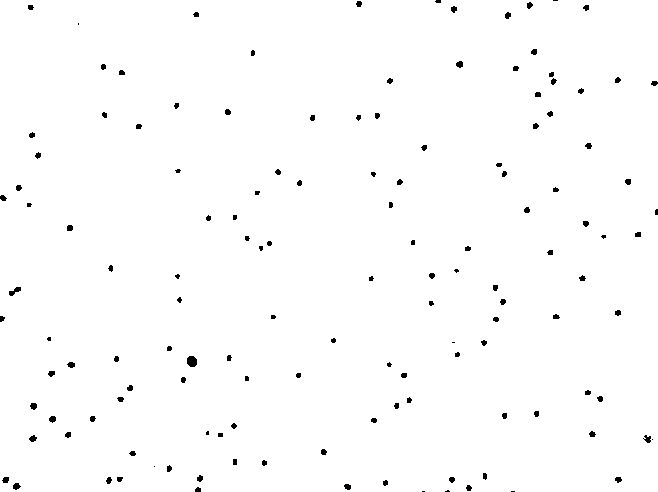
#> input picture 1.jpg, 658 x 492 px
$ python Projeto.py
#> lines starting #> are read from the running program, lines starting #| are printed output that depends on the picture; after the words box and inside, x2 and y2 are one past the last pixel; in counts of white or black regions, pixels touching at a corner belong together
import cv2
import imutils
import numpy as np
import matplotlib.pyplot as plt
from tkinter import *
import tkinter.filedialog
from openpyxl import Workbook
wb = Workbook()

#O arquivo será a imagem cuja escolheu na interface grafica
arquivo = tkinter.filedialog.askopenfilenames()
#> the answer given: 1.jpg
#> further down, imagem is the input picture: shape (492, 658, 3); min 0, max 255, mean 252.2

soma=0
qtd =0
i=0
q=1
media=0.0


def display(img, count, cmap="gray"):
#Essa funçao tem o objetivo de mostrar a imagem pronta com os resultados de rastreamento e contagem
        f, axs = plt.subplots(1,2, figsize=(12, 5))
        axs[0].imshow(img, cmap="gray")
        axs[1].imshow(img, cmap="gray")
        axs[1].set_title("Contador = {}".format(count))

        #segunda imagem


def img2(figura, posicaofigura):
#essa funçao é a principal e tem o objetivo de fazer o tratamento de imagem,contador e o rastreamento dos objetos
#> called with posicaofigura = 0
    global media
    global soma
    wb.create_sheet("Imagem")
    #planilha = wb.worksheets[0]
    if posicaofigura == 0:
        planilha = wb["Imagem"]
    else:
        titulo = "Imagem" + str(posicaofigura)
        planilha = wb[titulo]


    #image = cv2.imread(arquivo[i])
    image = figura
    image = cv2.resize(image, (3000, 3000), interpolation=cv2.INTER_AREA)
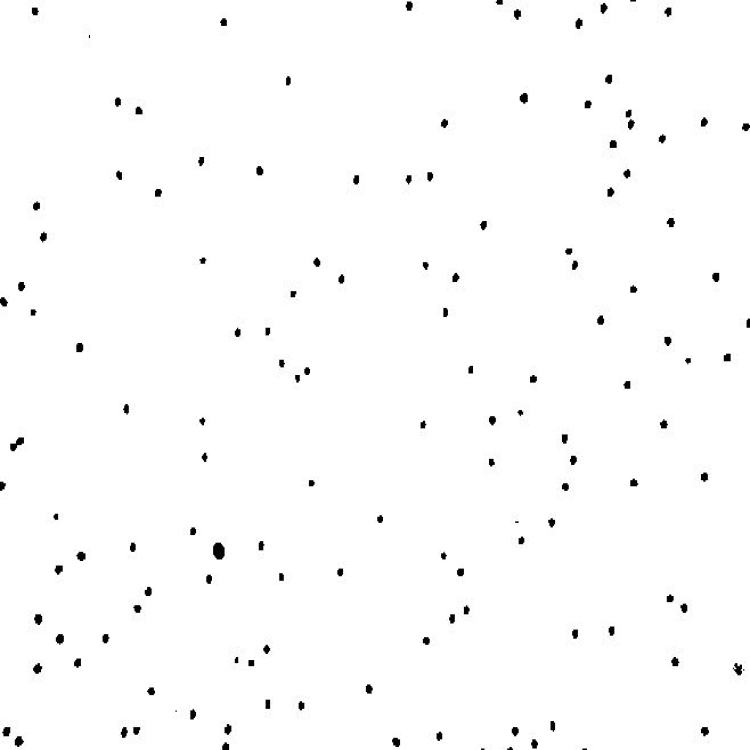
#> image: shape (3000, 3000, 3) (shown at 1/4 size); min 0, max 255, mean 252.2

    image_blur = cv2.medianBlur(image, 25)
    image_blur_gray = cv2.cvtColor(image_blur, cv2.COLOR_BGR2GRAY)
    image_res, image_thresh = cv2.threshold(image_blur_gray, 240, 250, cv2.THRESH_BINARY_INV)
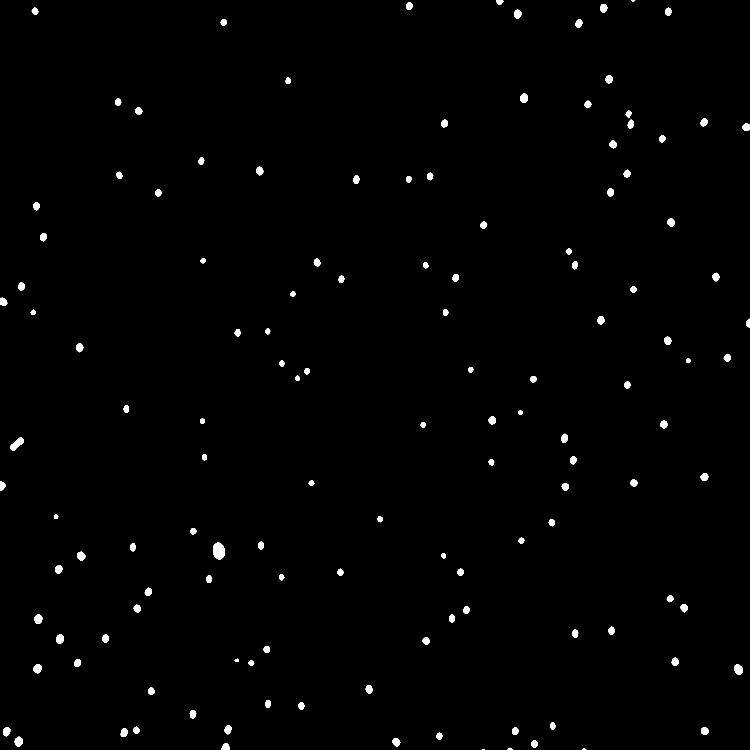
#> image_thresh: shape (3000, 3000) (shown at 1/4 size); values 0 (black) and 250 (white), 0.85% white; 133 white regions, largest, box (x1, y1, x2, y2) and area: (852, 2170, 899, 2238) 2477, (41, 1750, 96, 1803) 1419, (2937, 2658, 2970, 2700) 1054
    kernel = np.ones((5, 5), np.uint8)

    opening = cv2.morphologyEx(image_thresh, cv2.MORPH_OPEN, kernel)
#> opening: shape (3000, 3000); values 0 (black) and 250 (white), 0.84% white; 133 white regions, largest, box (x1, y1, x2, y2) and area: (852, 2171, 899, 2237) 2469, (41, 1750, 95, 1802) 1413, (2937, 2658, 2970, 2699) 1052

    dilatacao= cv2.dilate(opening,kernel, iterations = 8)
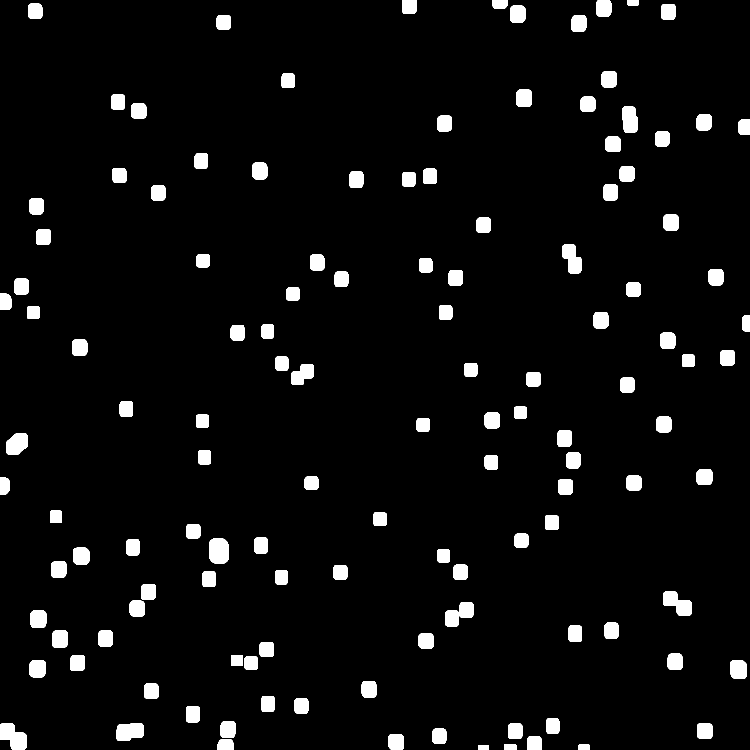
#> dilatacao: shape (3000, 3000) (shown at 1/4 size); values 0 (black) and 250 (white), 4.7% white; 127 white regions, largest, box (x1, y1, x2, y2) and area: (0, 2893, 108, 3000) 7661, (836, 2155, 915, 2253) 7109, (2652, 2366, 2767, 2464) 6718

    dist_transform = cv2.distanceTransform(opening, cv2.DIST_L2, 5)
    ret, last_image = cv2.threshold(dist_transform, 0.3 * dist_transform.max(), 255, 0)
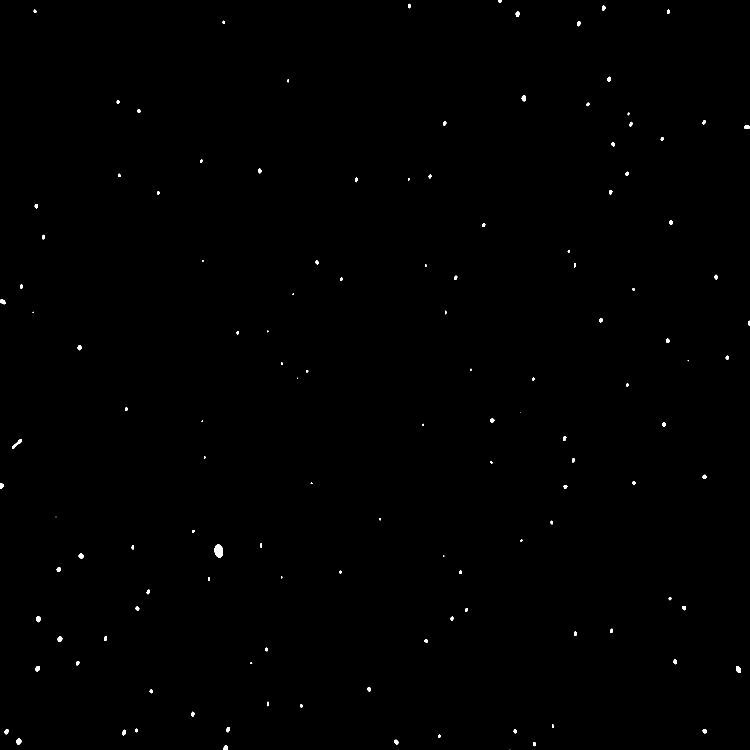
#> last_image: shape (3000, 3000) float32 (shown at 1/4 size); 0.21% white; 129 white regions (6 under 20 px), largest, box (x1, y1, x2, y2) and area: (859, 2178, 892, 2230) 1370, (48, 1757, 88, 1795) 457, (2944, 2665, 2963, 2692) 381
#> ret = 7.19
    last_image = np.uint8(last_image)
#> last_image: shape (3000, 3000); 0.21% white; 129 white regions (6 under 20 px)

    cnts = cv2.findContours(last_image.copy(), cv2.RETR_EXTERNAL, cv2.CHAIN_APPROX_SIMPLE)
#> cnts = 129 contours, 11 with area under 20; largest, box (x1, y1, x2, y2) and area: (859, 2178, 892, 2230) 1308, (48, 1757, 88, 1795) 411, (2944, 2665, 2963, 2692) 348, (66, 2954, 85, 2979) 318, (231, 2544, 249, 2568) 286
    cnts = imutils.grab_contours(cnts)

    for (i, c) in enumerate(cnts):
        #esse for é onde se obtem a contagem de objetos e rastreamento destes
        ((x, y), _) = cv2.minEnclosingCircle(c)
        cv2.putText(image, "#{}".format(i + 1), (int(x) - 45, int(y) + 20), cv2.FONT_HERSHEY_SIMPLEX, 2, (0, 255, 0), 5)
        cv2.drawContours(image, [c], -1, (0, 255, 0), 2)
        m = len(cnts)

        comparacao(x, y,i,planilha,m)
#> this loop made 129 passes
#> (x, y, d in comparacao, r in comparacao, s in comparacao) on passes 2 to 13: (901, 2990.9, '3', 'A3', 'B3'), (2137, 2976, '4', 'A4', 'B4'), (1584.5, 2968.5, '5', 'A5', 'B5'), (74.5, 2966, '6', 'A6', 'B6'), (1757, 2944.5, '7', 'A7', 'B7'), (495, 2929.5, '8', 'A8', 'B8'), (2060.5, 2924.5, '9', 'A9', 'B9'), (2818.5, 2924, '10', 'A10', 'B10'), (26.5, 2926, '11', 'A11', 'B11'), (545, 2921.5, '12', 'A12', 'B12'), (912.5, 2918, '13', 'A13', 'B13'), (2210.5, 2904, '14', 'A14', 'B14')
#> (c, x, y, d in comparacao, r in comparacao, s in comparacao) on passes 1, 51: ([[2039, 2999], [2040, 2999]], 2039.5, 2999, '2', 'A2', 'B2'), ([[223, 2067], [223, 2068], [224, 2068], [224, 2067]], 223.5, 2067.5, '52', 'A52', 'B52')
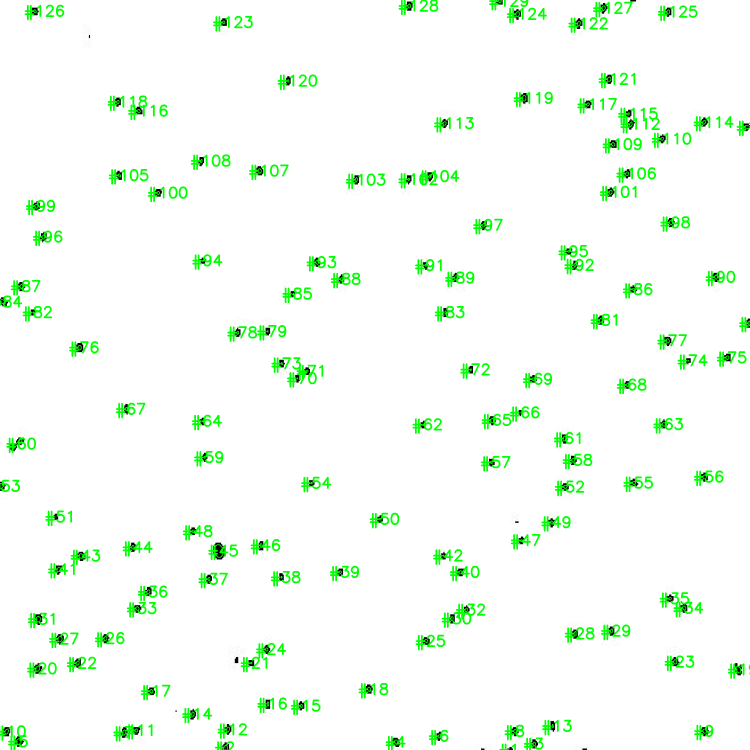
#> image: shape (3000, 3000, 3) (shown at 1/4 size); mean B, G, R 243.6, 253.3, 243.6

    if posicaofigura == 0:
        media = m
#> media = 129
        soma = m
#> soma = 129
    else:
        soma = soma + m
        media = soma/(cont+1)

    planilha['D1']="media"
    planilha['D2']= media
    #wb.save("meuArquivo.xlsx")

    display(image, len(cnts))
    return m

def comparacao(x,y,i,planilha,m):
    #essa funçao é a de saida de resultados no excel onde passamos da função anterior a posição do objeto na imagem
    #a quantidade e a media de objeto de tal imagem com as imagens anteriores
    a='A'
    b='B'

    #print(media, "media1")
    planilha['A1'] = "Posição X"
    planilha['B1'] = "Posição Y"
    planilha['C1'] = "Quantidade"
    planilha['C2'] =  m
    d=str(i+2)
    r=a+d
    s=b+d

    planilha[r] = x
    planilha[s] = y

for cont in range(0, len(arquivo)):
    #esse for é necessario para se quiser fazer a contagem de mais de uma imagem
    qtd=cont
    imagem = cv2.imread(arquivo[cont])
    somaImagem = img2(imagem, cont)
#> somaImagem = 129

    i += 1
    q+=1


wb.save("meuArquivo.xlsx")
#saida dos resultados em excel

$ run again, on 3.jpg
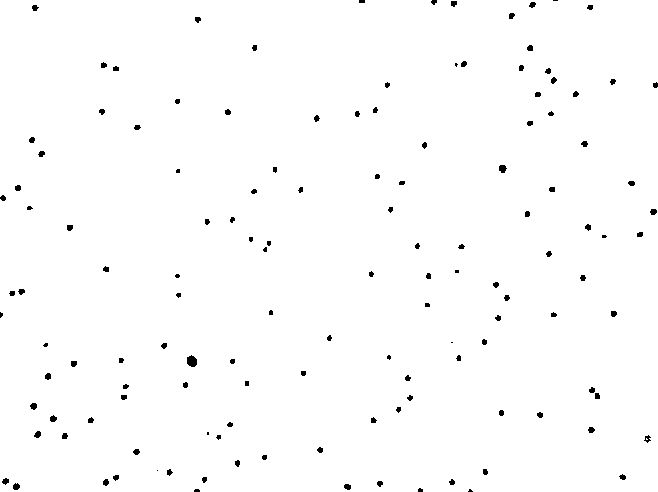
#> input picture 3.jpg, 658 x 492 px
#> imagem is the input picture: shape (492, 658, 3); min 0, max 255, mean 252.2
#> in img2, `image_res, image_thresh = cv2.threshold(image_blur_gray, 240, 250, cv2..`:
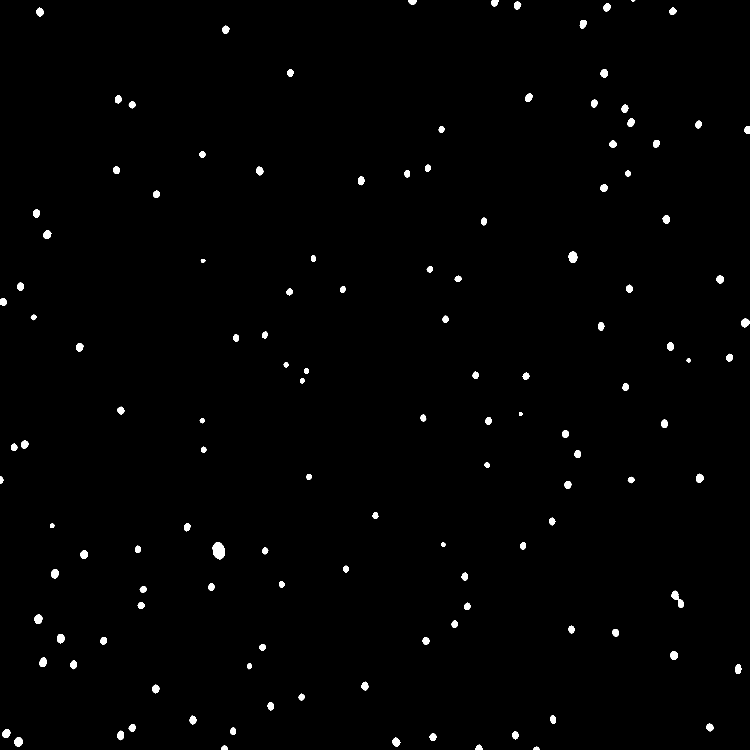
#> image_thresh: shape (3000, 3000) (shown at 1/4 size); values 0 (black) and 250 (white), 0.84% white; 129 white regions, largest, box (x1, y1, x2, y2) and area: (851, 2169, 899, 2237) 2531, (2686, 2363, 2736, 2432) 1375, (2275, 1006, 2309, 1052) 1206
#> opening: shape (3000, 3000); values 0 (black) and 250 (white), 0.83% white; 129 white regions, largest, box (x1, y1, x2, y2) and area: (851, 2169, 899, 2237) 2531, (2687, 2364, 2735, 2431) 1358, (2275, 1006, 2309, 1052) 1206
#> dilatacao: shape (3000, 3000); values 0 (black) and 250 (white), 4.7% white; 123 white regions, largest, box (x1, y1, x2, y2) and area: (0, 2901, 107, 3000) 7444, (835, 2153, 915, 2253) 7267, (2470, 403, 2554, 524) 7076
#> ret = 7.19
#> cnts = 128 contours, 10 with area under 20; largest, box (x1, y1, x2, y2) and area: (858, 2176, 892, 2230) 1346, (2282, 1013, 2302, 1045) 450, (65, 2955, 84, 2980) 302, (145, 2465, 162, 2489) 270, (235, 2543, 252, 2565) 258
#> the loop in img2, `for (i, c) in enumerate(cnts):` made 128 passes
#> (x, y, d in comparacao, r in comparacao, s in comparacao) on passes 1 to 8: (2146.5, 2997.5, '2', 'A2', 'B2'), (897.5, 2996.7, '3', 'A3', 'B3'), (1915, 2994.3, '4', 'A4', 'B4'), (1584.5, 2968, '5', 'A5', 'B5'), (73.5, 2967, '6', 'A6', 'B6'), (1731.5, 2948.5, '7', 'A7', 'B7'), (2061, 2941, '8', 'A8', 'B8'), (483, 2941.5, '9', 'A9', 'B9')
#> after the loop in img2, `for (i, c) in enumerate(cnts):`:
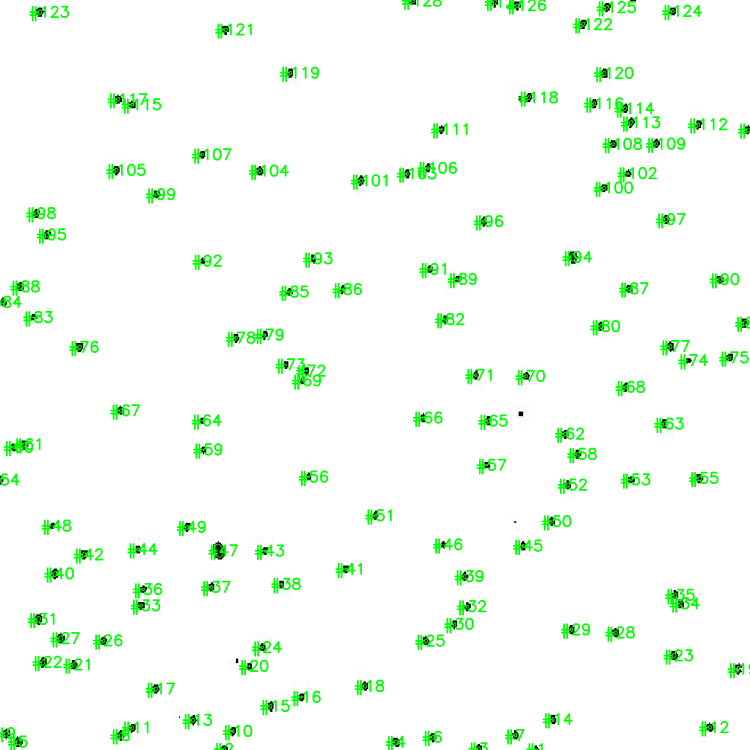
#> image: shape (3000, 3000, 3) (shown at 1/4 size); mean B, G, R 243.8, 253.3, 243.8
#> media = 128

$ run again, on 4.jpg
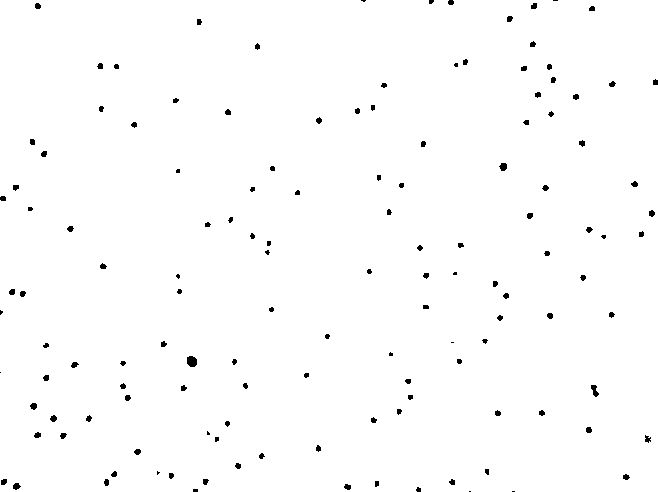
#> input picture 4.jpg, 658 x 492 px
#> imagem is the input picture: shape (492, 658, 3); min 0, max 255, mean 252.2
#> in img2, `image_res, image_thresh = cv2.threshold(image_blur_gray, 240, 250, cv2..`:
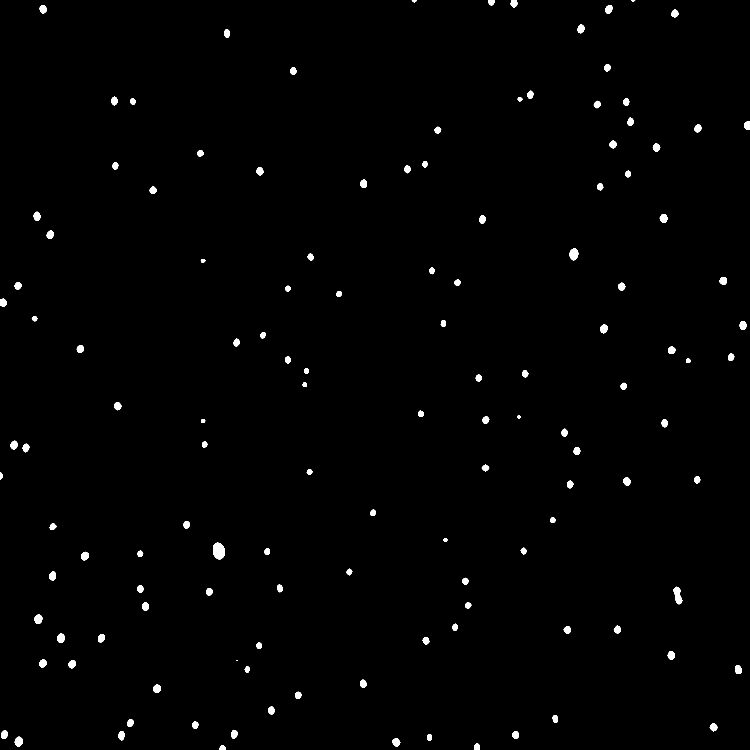
#> image_thresh: shape (3000, 3000) (shown at 1/4 size); values 0 (black) and 250 (white), 0.83% white; 130 white regions (1 under 20 px), largest, box (x1, y1, x2, y2) and area: (852, 2171, 899, 2238) 2480, (2693, 2347, 2729, 2417) 1483, (2278, 993, 2313, 1041) 1255
#> opening: shape (3000, 3000); values 0 (black) and 250 (white), 0.82% white; 129 white regions, largest, box (x1, y1, x2, y2) and area: (852, 2171, 899, 2237) 2476, (2694, 2348, 2729, 2416) 1475, (2278, 994, 2313, 1041) 1252
#> dilatacao: shape (3000, 3000); values 0 (black) and 250 (white), 4.6% white; 124 white regions, largest, box (x1, y1, x2, y2) and area: (0, 2906, 108, 3000) 7123, (836, 2155, 915, 2253) 7116, (26, 1748, 133, 1824) 6779
#> ret = 7.19
#> cnts = 126 contours, 7 with area under 20; largest, box (x1, y1, x2, y2) and area: (859, 2178, 892, 2230) 1312, (2285, 1001, 2306, 1034) 475, (2701, 2355, 2722, 2409) 410, (66, 2954, 85, 2979) 309, (145, 2465, 162, 2489) 270
#> the loop in img2, `for (i, c) in enumerate(cnts):` made 126 passes
#> (x, y, d in comparacao, r in comparacao, s in comparacao) on passes 1 to 8: (890.5, 2994.4, '2', 'A2', 'B2'), (1908, 2990.9, '3', 'A3', 'B3'), (1585, 2969, '4', 'A4', 'B4'), (74.5, 2966, '5', 'A5', 'B5'), (1717.5, 2949, '6', 'A6', 'B6'), (2062.5, 2939.5, '7', 'A7', 'B7'), (486.5, 2942.5, '8', 'A8', 'B8'), (17, 2938, '9', 'A9', 'B9')
#> after the loop in img2, `for (i, c) in enumerate(cnts):`:
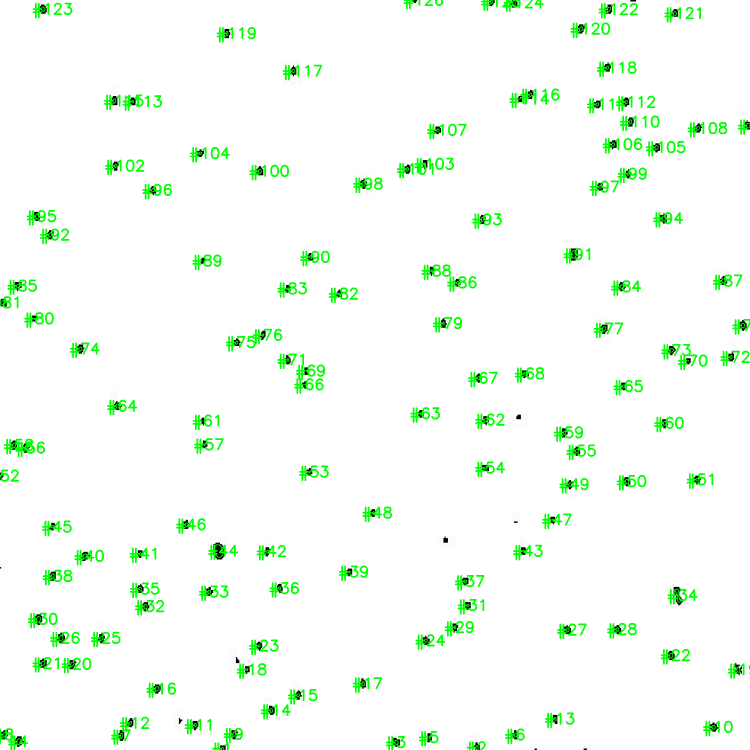
#> image: shape (3000, 3000, 3) (shown at 1/4 size); mean B, G, R 244, 253.3, 244
#> media = 126
